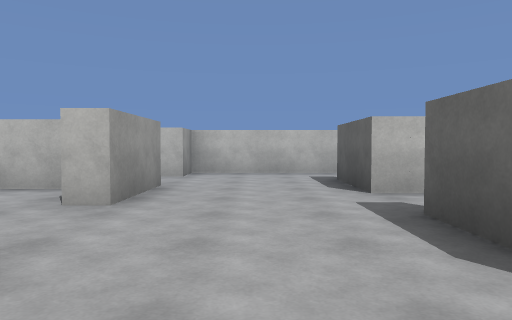
view 1 (above)

24 first-person views from a walk through a 3-D level made in the Unity game engine. The camera is 1.2 m above the floor, tilts 2° down and sees 70° across. The floor is counted in squares, 2 m on a side. Each view is taken from the middle of a square. On the plan, view 1 faces up. The plan holds only what a view shows up to about 10 squares ahead; the rest is blank. The place goes on beyond the plan. Surface patterns are stand-ins for the level's own textures.

view 2
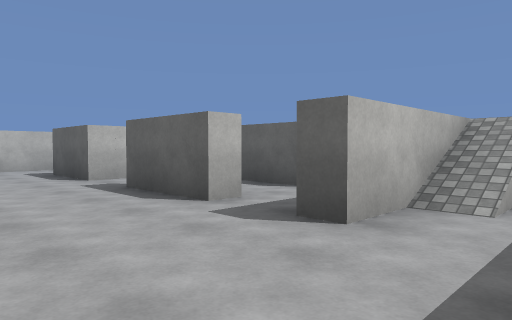

view 3
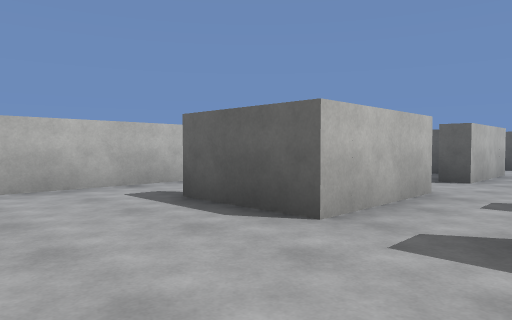

view 4
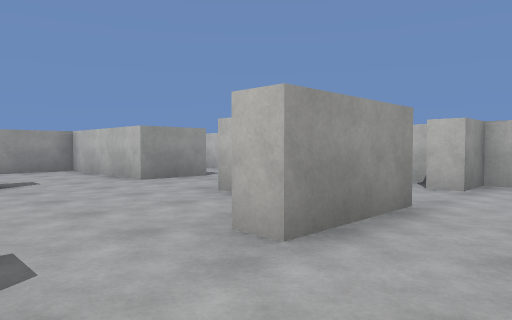

view 5
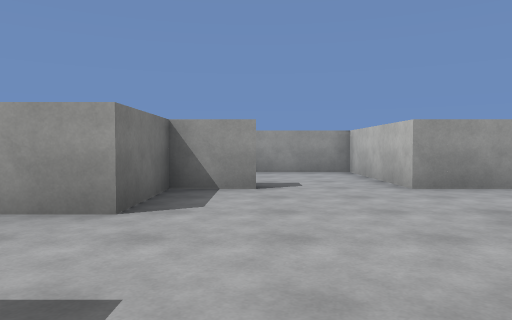

view 6
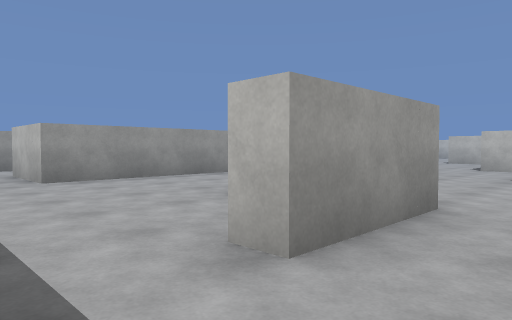

view 7
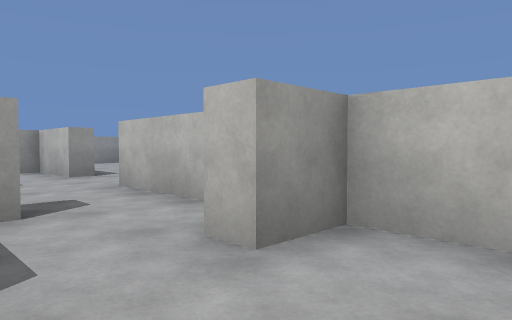

view 8
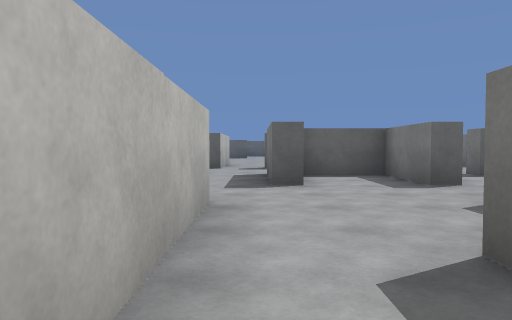

view 9
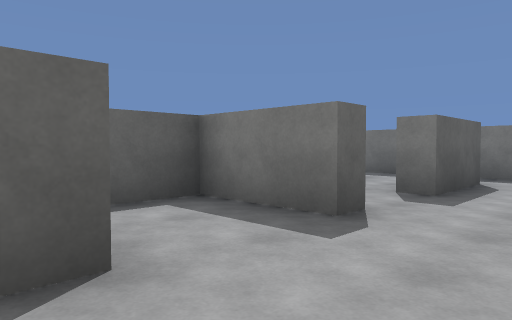

view 10
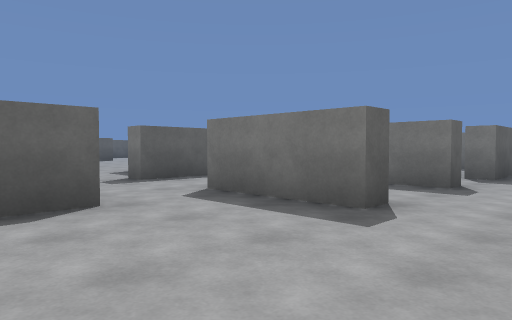

view 11
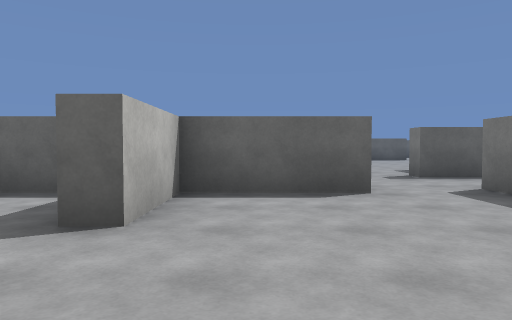

view 12
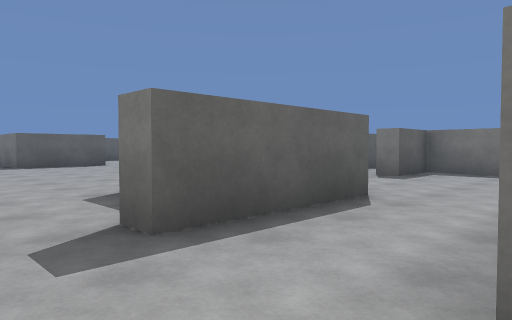

view 13
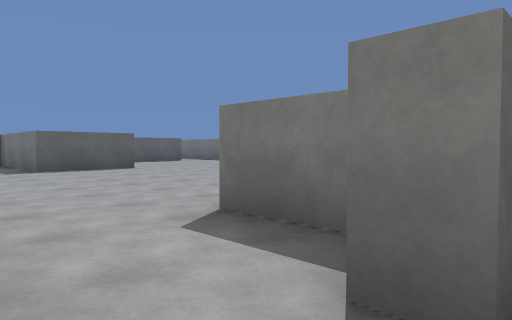

view 14
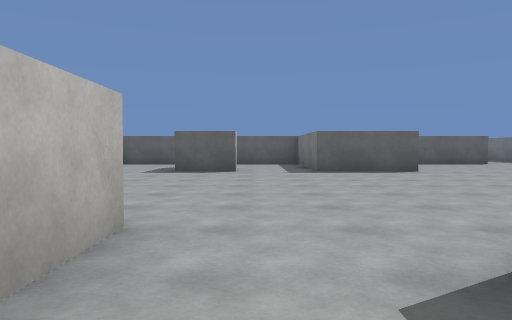

view 15
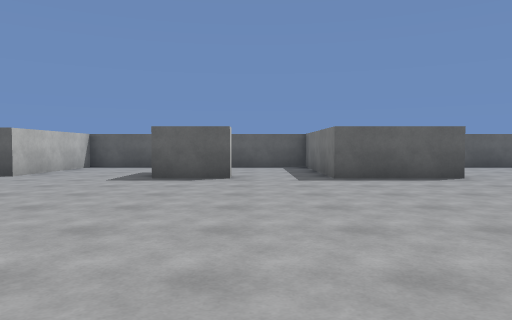

view 16
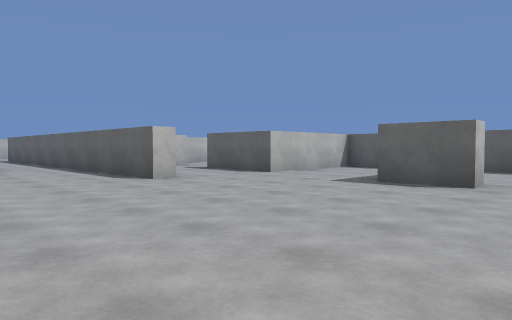

view 17
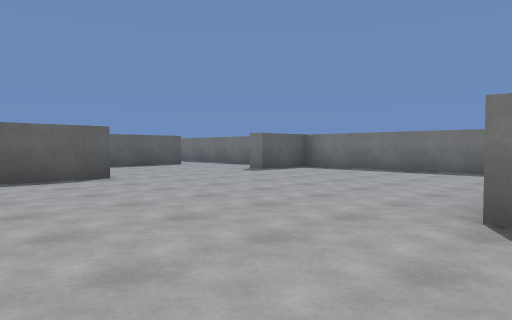

view 18
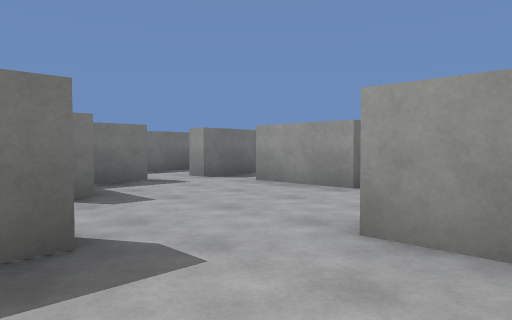

view 19
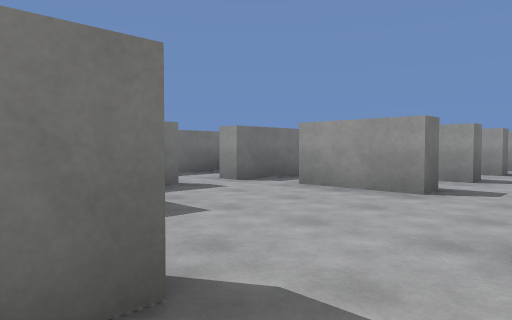

view 20
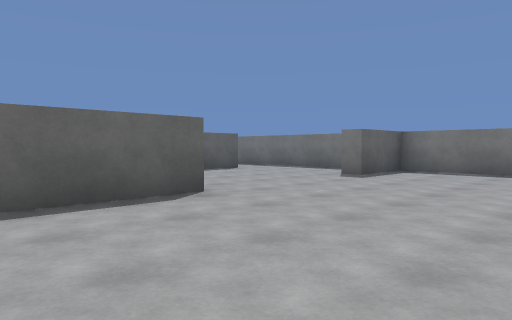

view 21
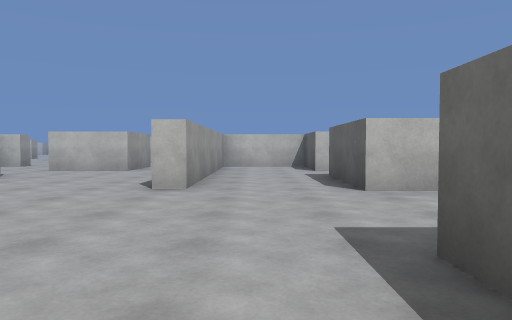

view 22
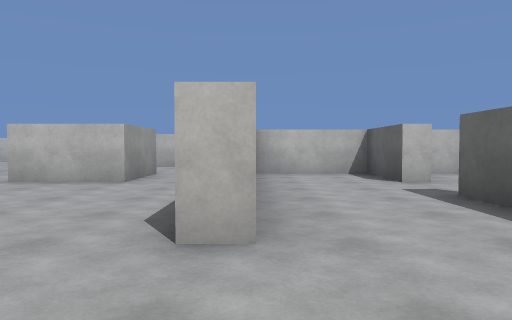

view 23
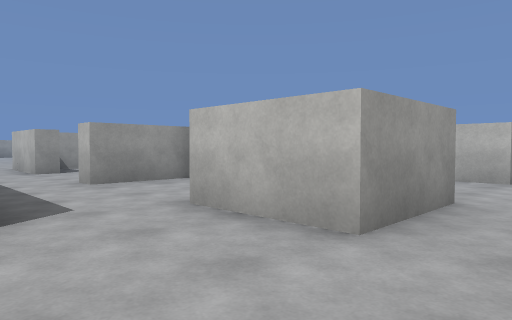

view 24
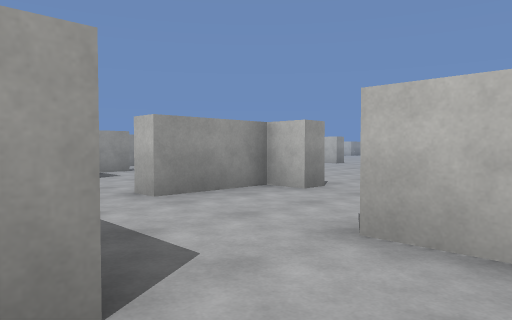

### Floor plan
Key: @ floor where view 1 was taken; # wall or solid block; . main floor; : floor 2 m higher than the main floor; / step, stairs or slope; B block.
Columns run from 11 left of view 1 to 21 right of it. Each row starts with its distance up from view 1.
 23                      ..
 22                      ..   #.
 21                       ..  ..
 20                       #.  ..
 19                  #..  #.. #. ...
 18                  ##...#..##......
 17                  ................
 16                     .............
 15                          #......#
 14                           ......#
 13                 ...       ...#..#
 12                ..:::      .......
 11               .....:      .......
 10  ...           ....:     ......#
  9  ###..#########.......  :#.....B.
  8  B.......B.......###.............
  7     ...............#.###.........
  6  ####B.B##...#.....#.#.........##
  5  #.......#...##..###.#.........#
  4  #.......#...............#.....#.
  3  #...........#.#.#.#.... ........
  2  #.. ##.. ...#.#.#.#.... ........
  1  #....#.. ..... ......#. ........
  0 ##....#.. .@..  .  #.##   .....#.
 -1 ......... ....//:  ..     .....:.
 -2      .... ....     ..     .....:

Where each view was taken, in squares from view 1:
view 1: 0 up, 0 right, facing up
view 2: 2 down, 1 left, facing up-right
view 3: 3 up, 1 left, facing up-right
view 4: 2 up, 0 right, facing up-left
view 5: 3 up, 1 left, facing left
view 6: 2 down, 3 left, facing up-left
view 7: 6 up, 0 right, facing up-left
view 8: 8 up, 0 right, facing right
view 9: 8 up, 4 right, facing down-right
view 10: 11 up, 4 right, facing down-right
view 11: 11 up, 3 right, facing right
view 12: 9 up, 8 right, facing down-right
view 13: 9 up, 10 right, facing down-right
view 14: 8 up, 11 right, facing right
view 15: 8 up, 13 right, facing right
view 16: 7 up, 14 right, facing up-right
view 17: 7 up, 13 right, facing down-right
view 18: 6 up, 13 right, facing down-left
view 19: 5 up, 13 right, facing down-left
view 20: 7 up, 16 right, facing down-right
view 21: 8 up, 19 right, facing up
view 22: 11 up, 18 right, facing up
view 23: 15 up, 17 right, facing up-left
view 24: 15 up, 15 right, facing up-left
